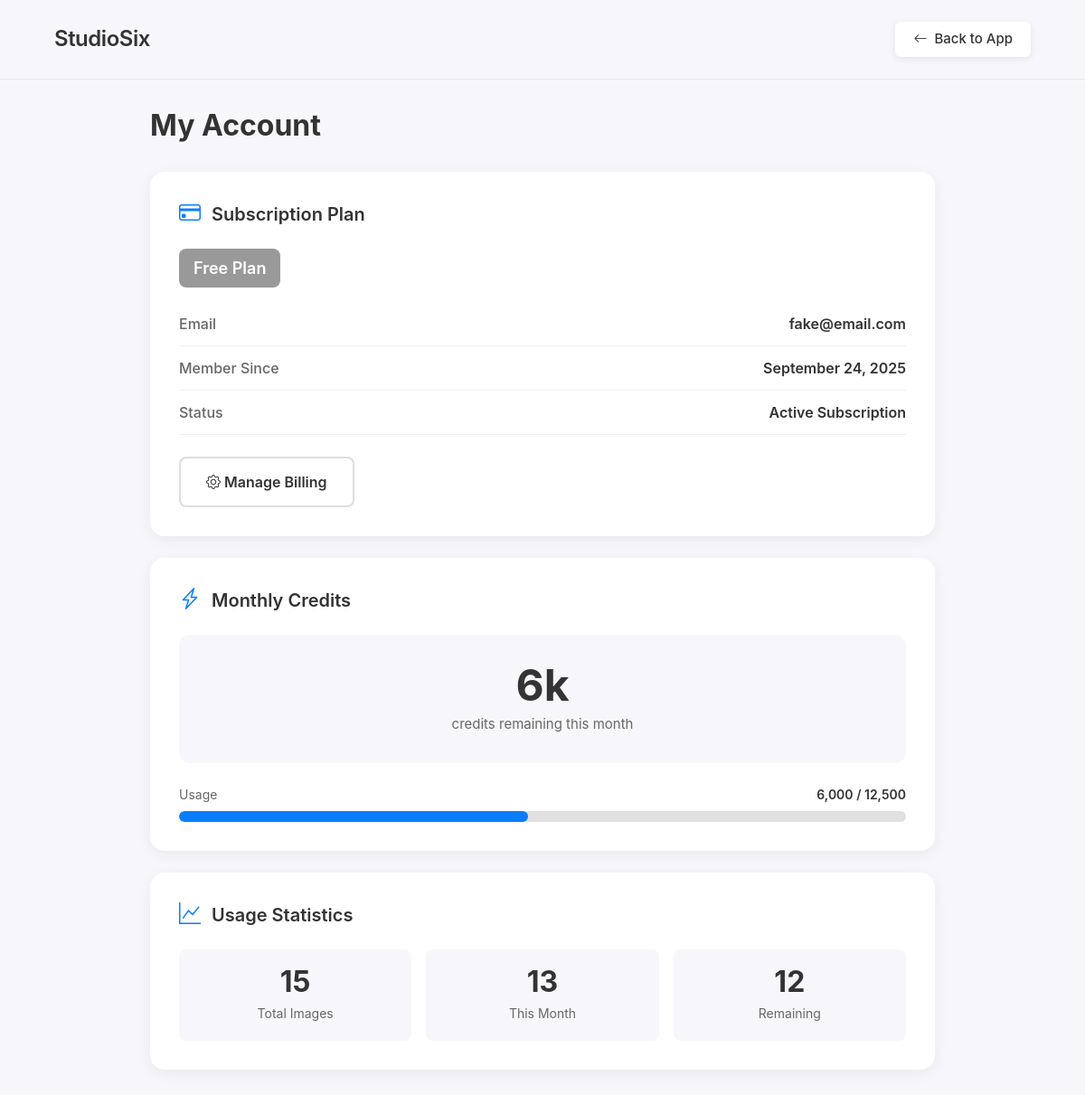
Page /account (signed in) on the earlier database version.
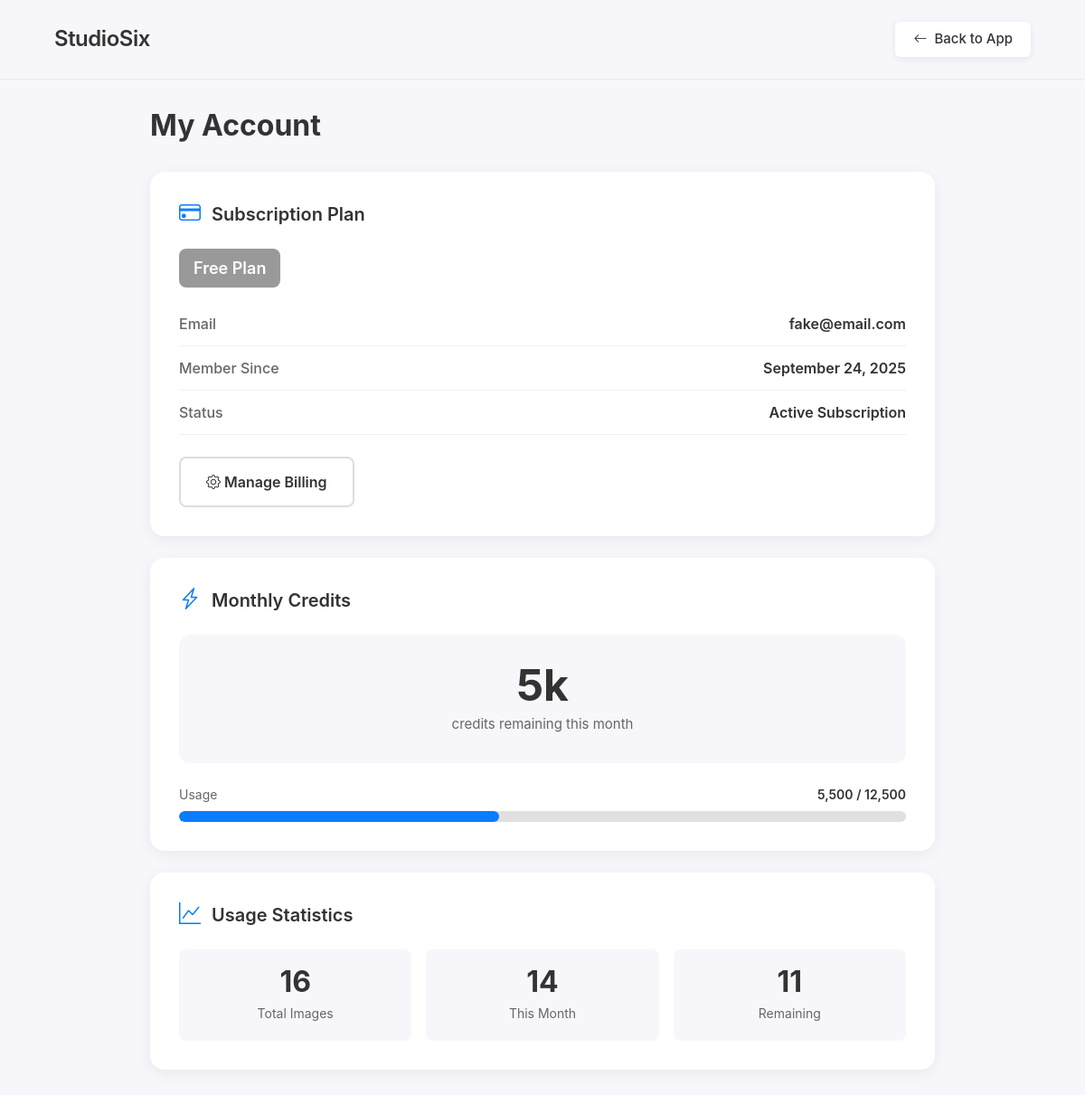
Same page on the later database version.
### app.py (models this page shows, shortened)
class User(UserMixin, db.Model):
    id = db.Column(db.Integer, primary_key=True)
    email = db.Column(db.String(120), unique=True, nullable=False)
    password_hash = db.Column(db.String(200), nullable=False)
    created_at = db.Column(db.DateTime, default=datetime.utcnow)
    generation_count = db.Column(db.Integer, default=0)
    is_subscribed = db.Column(db.Boolean, default=False, nullable=False)
    stripe_customer_id = db.Column(db.String(120), nullable=True)
    plan_tier = db.Column(db.String(20), default='free')  # 'free', 'starter', 'creator', 'enterprise', 'legacy_pro'
    credits_remaining = db.Column(db.Integer, default=7500)  # Free tier gets 7,500 credits (15 images)
    credits_limit = db.Column(db.Integer, default=7500)
    credits_reset_date = db.Column(db.DateTime, nullable=True)
    generations = db.relationship('Generation', backref='user', lazy=True, order_by='Generation.created_at.desc()')

### app.py (the view)
@app.route("/account")
@login_required
def account():
    return render_template("account.html", user=current_user)

### app.py (called while the page is built)
@login_manager.user_loader
def load_user(user_id):
    return User.query.get(int(user_id))

@app.template_filter('format_number')
def format_number(value):
    try:
        return "{:,}".format(int(value))
    except (ValueError, TypeError):
        return value

### templates/account.html (shortened to what this page needs)
<!DOCTYPE html>
<html lang="en">
<head>
  <link rel="stylesheet" href="https://rsms.me/inter/inter.css">
  <link href="https://cdn.jsdelivr.net/npm/bootstrap@5.3.0/dist/css/bootstrap.min.css" rel="stylesheet" />
  <link rel="stylesheet" href="https://cdn.jsdelivr.net/npm/bootstrap-icons@1.11.0/font/bootstrap-icons.css">
</head>
<body>
  <div class="site-header">
    <a href="{{ url_for('index') }}" class="site-logo">StudioSix</a>
    <a href="{{ url_for('index') }}" class="back-link">
      <i class="bi bi-arrow-left"></i>
      Back to App
    </a>
  </div>
  <div class="account-container">
    <h1 class="page-title">My Account</h1>
    <div class="account-card">
      <h2 class="card-title">
        <i class="bi bi-credit-card"></i>
        Subscription Plan
      </h2>
      {% if user.plan_tier == 'free' %}
        <div class="plan-badge free">Free Plan</div>
      {% elif user.plan_tier == 'starter' %}
        <div class="plan-badge starter">Starter Plan</div>
      {% elif user.plan_tier == 'creator' %}
        <div class="plan-badge creator">Creator Plan</div>
      {% elif user.plan_tier == 'enterprise' %}
        <div class="plan-badge enterprise">Enterprise Plan</div>
      {% elif user.plan_tier == 'legacy_pro' %}
        <div class="plan-badge creator">Legacy Pro Plan</div>
      {% else %}
        <div class="plan-badge free">Free Plan</div>
      {% endif %}
      <div class="info-row">
        <span class="info-label">Email</span>
        <span class="info-value">{{ user.email }}</span>
      </div>
      <div class="info-row">
        <span class="info-label">Member Since</span>
        <span class="info-value">{{ user.created_at.strftime('%B %d, %Y') }}</span>
      </div>
      <div class="info-row">
        <span class="info-label">Status</span>
        <span class="info-value">{{ 'Active Subscription' if user.is_subscribed else 'Free Tier' }}</span>
      </div>
      <div class="button-group">
        {% if user.is_subscribed %}
          <a href="{{ url_for('billing_portal') }}" class="btn-secondary-custom">
            <i class="bi bi-gear"></i> Manage Billing
          </a>
        {% else %}
          <a href="{{ url_for('upgrade') }}" class="btn-primary-custom">
            <i class="bi bi-arrow-up-circle"></i> Upgrade Plan
          </a>
        {% endif %}
      </div>
    </div>
    <div class="account-card">
      <h2 class="card-title">
        <i class="bi bi-lightning-charge"></i>
        Monthly Credits
      </h2>
      <div class="credits-display">
        <div class="credits-number">{{ (user.credits_remaining | default(0) / 1000) | int }}k</div>
        <div class="credits-label">credits remaining this month</div>
      </div>
      <div class="credit-bar-container">
        <div class="credit-bar-label">
          <span>Usage</span>
          <span class="credit-count">{{ user.credits_remaining | default(0) | int | format_number }} / {{ user.credits_limit | default(0) | int | format_number }}</span>
        </div>
        <div class="credit-bar-bg">
          <div class="credit-bar-fill" style="width: {{ ((user.credits_remaining | default(0) / user.credits_limit | default(1)) * 100) | int }}%"></div>
        </div>
      </div>
    </div>
    <div class="account-card">
      <h2 class="card-title">
        <i class="bi bi-graph-up"></i>
        Usage Statistics
      </h2>
      <div class="stats-grid">
        <div class="stat-box">
          <div class="stat-number">{{ user.generation_count | default(0) }}</div>
          <div class="stat-label">Total Images</div>
        </div>
        <div class="stat-box">
          <div class="stat-number">{{ ((user.credits_limit | default(0) - user.credits_remaining | default(0)) / 500) | int }}</div>
          <div class="stat-label">This Month</div>
        </div>
        <div class="stat-box">
          <div class="stat-number">{{ (user.credits_remaining | default(0) / 500) | int }}</div>
          <div class="stat-label">Remaining</div>
        </div>
      </div>
    </div>
  </div>
</body>
</html>

### templates/account.html (style rules this page uses)
:root { --bg-light: #f7f7fb; --text-light: #000; --chatgpt-blue: #0a7cff; --header-height: 3rem; }
body { background-color: var(--bg-light); font-family: 'Inter', sans-serif; color: var(--text-light); padding-top: calc(1.5rem + var(--header-height)); min-height: 100vh; }
.site-header { position: fixed; top: 0; left: 0; right: 0; background: var(--bg-light); padding: 1.5rem 5%; display: flex; justify-content: space-between; align-items: center; z-index: 1000; border-bottom: 1px solid rgba(0,0,0,0.05); }
.site-logo { font-size: 1.5rem; font-weight: 600; color: #333; letter-spacing: -0.02em; text-decoration: none; }
.back-link { padding: 0.5rem 1.25rem; background: white; color: #333; border: none; border-radius: 0.375rem; text-decoration: none; font-size: 0.9375rem; font-weight: 500; transition: all 0.2s ease; box-shadow: 0 2px 8px rgba(0, 0, 0, 0.08); display: inline-flex; align-items: center; gap: 0.5rem; }
.account-container { max-width: 900px; margin: 3rem auto; padding: 0 1rem; }
.page-title { font-size: 2rem; font-weight: 700; margin-bottom: 2rem; color: #333; }
.account-card { background: white; border-radius: 1rem; padding: 2rem; box-shadow: 0 4px 16px rgba(0,0,0,0.06); margin-bottom: 1.5rem; }
.card-title { font-size: 1.25rem; font-weight: 600; margin-bottom: 1.5rem; color: #333; display: flex; align-items: center; gap: 0.75rem; }
.card-title i { color: var(--chatgpt-blue); font-size: 1.5rem; }
.plan-badge { display: inline-block; padding: 0.5rem 1rem; background: var(--chatgpt-blue); color: white; border-radius: 0.5rem; font-weight: 600; font-size: 1.125rem; margin-bottom: 1rem; }
.plan-badge.free { background: #999; }
.info-row { display: flex; justify-content: space-between; padding: 0.75rem 0; border-bottom: 1px solid #f0f0f0; }
.info-label { color: #666; font-weight: 500; }
.info-value { color: #333; font-weight: 600; }
.credits-display { text-align: center; padding: 2rem; background: var(--bg-light); border-radius: 0.75rem; margin-bottom: 1.5rem; }
.credits-number { font-size: 3rem; font-weight: 700; color: #333; line-height: 1; margin-bottom: 0.5rem; }
.credits-label { color: #666; font-size: 0.9375rem; }
.credit-bar-container { margin-top: 1.5rem; }
.credit-bar-label { font-size: 0.875rem; color: #666; margin-bottom: 0.5rem; display: flex; justify-content: space-between; align-items: center; }
.credit-count { font-weight: 600; color: #333; }
.credit-bar-bg { width: 100%; height: 12px; background: #e0e0e0; border-radius: 6px; overflow: hidden; }
.credit-bar-fill { height: 100%; background: var(--chatgpt-blue); border-radius: 6px; transition: width 0.3s ease; }
.stats-grid { display: grid; grid-template-columns: repeat(auto-fit, minmax(200px, 1fr)); gap: 1rem; margin-top: 1rem; }
.stat-box { background: var(--bg-light); padding: 1.25rem; border-radius: 0.5rem; text-align: center; }
.stat-number { font-size: 2rem; font-weight: 700; color: #333; line-height: 1; margin-bottom: 0.5rem; }
.stat-label { color: #666; font-size: 0.875rem; }
.btn-secondary-custom { display: inline-block; padding: 0.875rem 1.75rem; background: transparent; color: #333; text-decoration: none; border-radius: 0.5rem; font-weight: 600; transition: all 0.3s ease; border: 2px solid #ddd; font-size: 1rem; cursor: pointer; }
.button-group { display: flex; gap: 1rem; margin-top: 1.5rem; flex-wrap: wrap; }

Differences in the rows shown:
changed User "fake@email.com": (user.credits_remaining|default(0)/1000)|int "6" → "5"; credits_remaining "6,000" → "5,500"; generation_count "15" → "16"; credits_limit+credits_remaining "13" → "14"; (user.credits_remaining|default(0)/500)|int "12" → "11"
